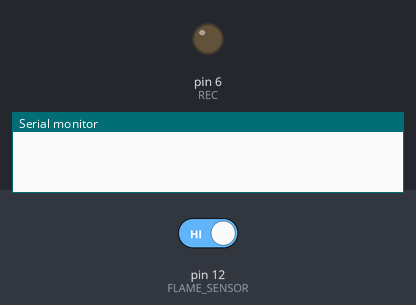
This sketch was run on a simulated Arduino Uno, built with avr-gcc and run on an emulated ATmega328P. Shown: output pins drawn as LEDs (lit = HIGH), the last lines printed to the serial monitor. The test bench sets the inputs (shaded band); at power-on: pin 12 (FLAME_SENSOR) HIGH.

Above: at 0.2 s.
At 6.3 s:
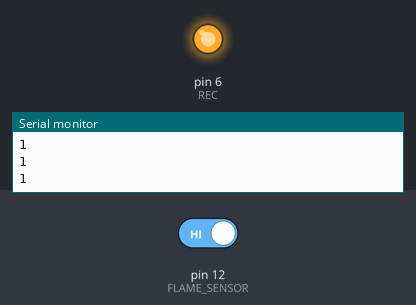
6.4 s: pin 12 (FLAME_SENSOR) driven LOW
Timing chart, 0 to 9.4 s (numbered marks = the images above; inputs shaded):
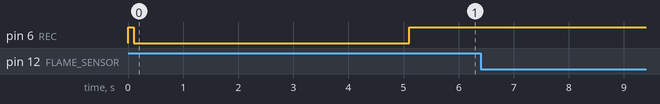

The sketch:

demo33_ISD1820_Rec_Module.ino
```cpp
int P_E = 5;
int REC = 6;
int FLAME_SENSOR = 12;

void setup() {
	Serial.begin(9600);
	pinMode(P_E, INPUT_PULLUP);
	pinMode(REC, OUTPUT);

	pinMode(FLAME_SENSOR, INPUT);

	// Call record function
	record();
}

void record(){
// Record for 10 seconds
digitalWrite(REC, HIGH);
delay(100);
digitalWrite(REC, LOW);
delay(5000);
digitalWrite(REC, HIGH);
}

void loop() {
	Serial.println(digitalRead(FLAME_SENSOR));

	if (digitalRead(FLAME_SENSOR) == 0) {
		Serial.println("Play_E start...");
		digitalWrite(P_E, HIGH);
		delay(100);
		digitalWrite(P_E, LOW);
		delay(1000);
		Serial.println("Play_E stop...");
	}
	delay(100);
}
```
